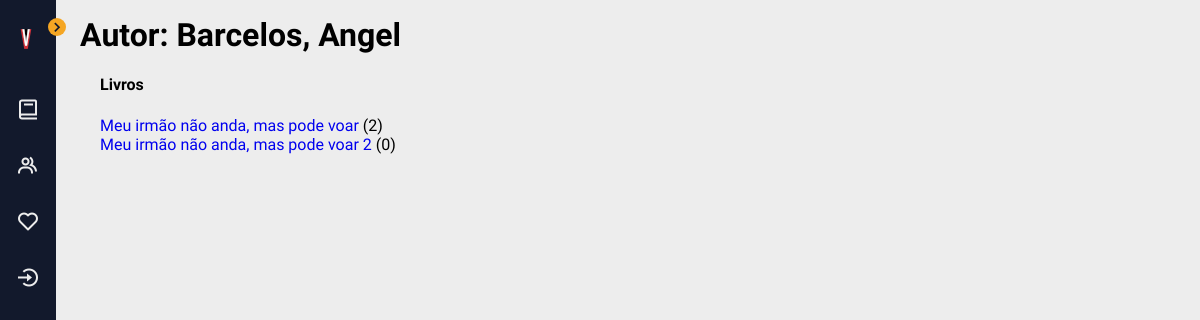
Page /catalogo/autor/1 on the earlier database version.
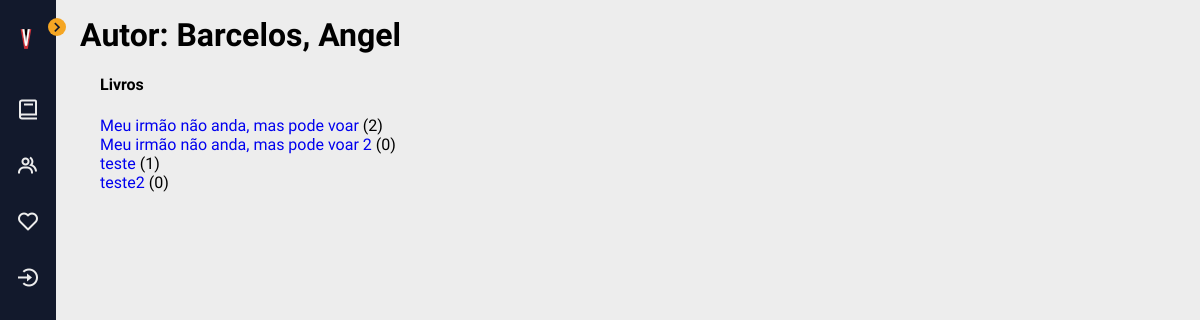
Same page on the later database version.
### catalogo/models.py (models this page shows, shortened)
class Book(models.Model):
    título = models.CharField(max_length=200)
    autor = models.ForeignKey('Autor', on_delete=models.RESTRICT, null=True)
    resumo = models.TextField(
        max_length=1000, help_text="Insira uma breve descrição do livro.")
    gênero = models.ManyToManyField(
        Gênero, help_text="Selecione um gênero para este livro")
    idade = models.PositiveSmallIntegerField('Faixa etária', default=0)
    capa = models.TextField(max_length=1000, help_text="Insira um link para a imagem da capa do livro.", default="https://vectorportal.com/storage/book-vector(1).jpg")
    alt = models.TextField('Texto alternativo',max_length=1000, help_text="Insira uma descrição da capa para melhorar a acessibilidade.")
    class Meta:
        ordering = ['título', 'autor']
    def display_gênero(self):
        """Creates a string for the Genre. This is required to display genre in Admin."""
        return ', '.join([gênero.name for gênero in self.gênero.all()[:3]])
    display_gênero.short_description = 'Gênero'
    def __str__(self):
        return self.título

### catalogo/views.py (the view)
class AutorDetailView(generic.DetailView):
    model = Autor

### catalogo/models.py (called while the page is built)
    def __str__(self):
        return f'{self.sobrenome}, {self.nome}'

### catalogo/templates/catalogo/autor_detail.html (shortened to what this page needs)
{% extends "base_generic.html" %}
{% block content %}
<h1>Autor: {{ autor }} </h1>
<div style="margin-left:20px;margin-top:20px">
<h4>Livros</h4>
<dl>
{% for book in autor.book_set.all %}
  <dt><a href="{% url 'book-detail' book.pk %}">{{book}}</a> ({{book.bookinstance_set.all.count}})</dt>
  {% empty %}
  <p>Este autor não tem livros.</p>
{% endfor %}
</dl>
</div>
{% endblock %}
{% block sidebar %}
  {{ block.super }}
{% endblock %}

Differences in the rows shown:
added Book: título "teste", bookinstance_set.all.count "1"
added Book: título "teste2", bookinstance_set.all.count "0"
